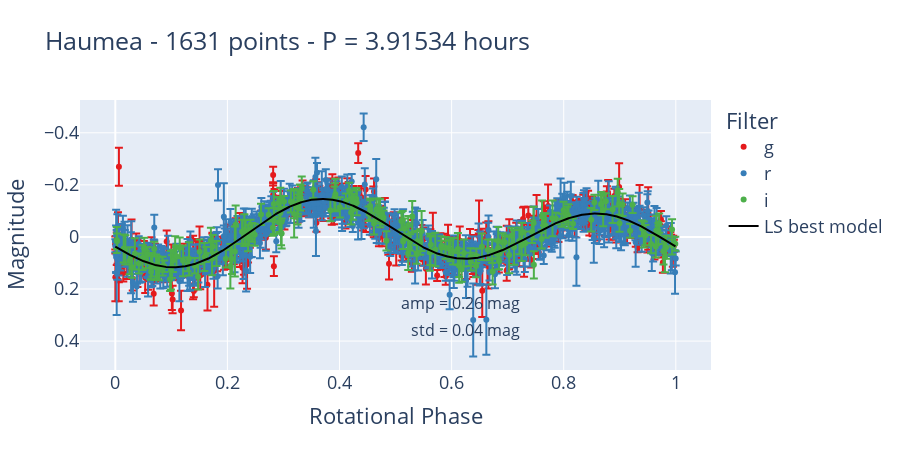

This figure's notebook cell:
### Code cell
# Plotting the rotational light curve model and folded data points
df = plots.folded_lightcurve(asteroid=body.name,                                      # Asteroid name.
                            table=rot.table,                                          # Table from periodicity search.
                            filter_codes=np.array(rot.table['filter_code']),          # Filter column. 
                            JD=np.array(rot.table['jd_lt_corr']),                     # Time column.
                            model_params=model_params,                                # Lc model build above for the same reference time instant.
                            corrected_mag=np.array(rot.table['phase_corrected_mag']), # Magnitudes column. 
                            mag_err=np.array(rot.table['mag_cal_err']),               # Magnitude error column.
                            best_freq=rot.best_freq,                                  # Best frequency to fold data points.
                            save_path='Haumea/plots/Haumea_lc_folded.jpg',            # Path to save the plot. 
                            epoch_zero=2458202.5695942747,                            # 2018-03-25 01:40:13-Time of the first valid data point.
                            show_fig=True)                                            # Show the figure in the screen as an interactive plot ?

### Figure 1 — Plotly figure (JSON) as saved in the notebook; plotly's stock layout.template omitted (floating-point values rounded to 4 significant figures; data arrays with more than 128 entries replaced by an {"elided": "..."} marker saying what was removed)
{"data": [{"error_y": {"array": {"elided": "588 float values"}, "visible": true}, "marker": {"color": "rgb(228,26,28)", "size": 6}, "mode": "markers", "name": "g", "type": "scatter", "x": {"elided": "588 float values"}, "y": {"elided": "588 float values"}}, {"error_y": {"array": {"elided": "851 float values"}, "visible": true}, "marker": {"color": "rgb(55,126,184)", "size": 6}, "mode": "markers", "name": "r", "type": "scatter", "x": {"elided": "851 float values"}, "y": {"elided": "851 float values"}}, {"error_y": {"array": {"elided": "192 float values"}, "visible": true}, "marker": {"color": "rgb(77,175,74)", "size": 6}, "mode": "markers", "name": "i", "type": "scatter", "x": {"elided": "192 float values"}, "y": {"elided": "192 float values"}}, {"line": {"color": "black", "width": 2}, "mode": "lines", "name": "LS best model", "type": "scatter", "x": {"elided": "1631 float values"}, "y": {"elided": "1631 float values"}}], "layout": {"annotations": [{"font": {"size": 16}, "showarrow": false, "text": "std = 0.04 mag", "x": 0.7, "xref": "paper", "y": 0.1, "yref": "paper"}, {"font": {"size": 16}, "showarrow": false, "text": "amp = 0.26 mag", "x": 0.7, "xref": "paper", "y": 0.2, "yref": "paper"}], "font": {"size": 18}, "height": 450, "legend": {"title": {"text": "Filter"}}, "title": {"text": "Haumea - 1631 points - P = 3.91534 hours"}, "width": 900, "xaxis": {"title": {"text": "Rotational Phase"}}, "yaxis": {"autorange": "reversed", "title": {"text": "Magnitude"}}}}
